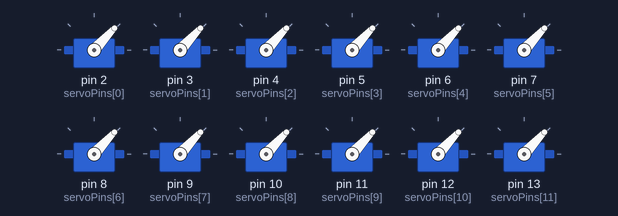
A sketch run on a simulated Arduino Mega 2560, built with avr-gcc and run on an emulated ATmega2560. On the bench: 12 × servo.

Above: at 0.05 s.
At 0.65 s:
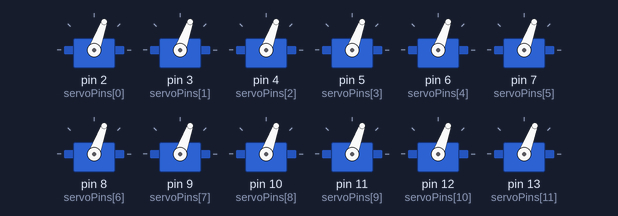
At 1.1 s:
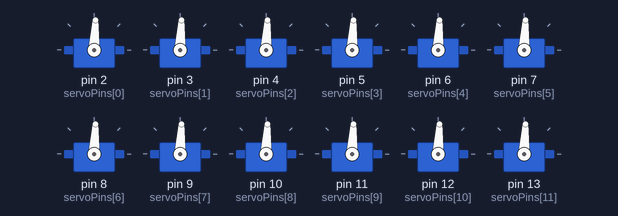
At 2.15 s:
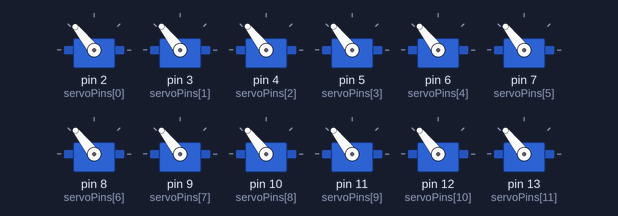
At 3.2 s:
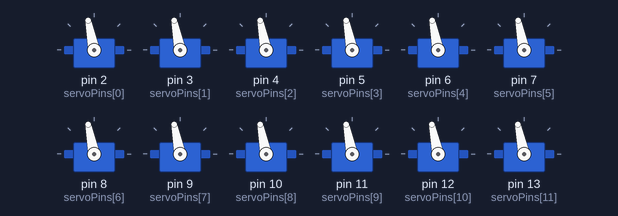
At 4.3 s:
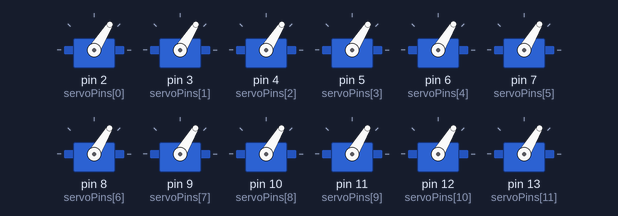
Timing chart, 0 to 6.1 s (numbered marks = the images above):
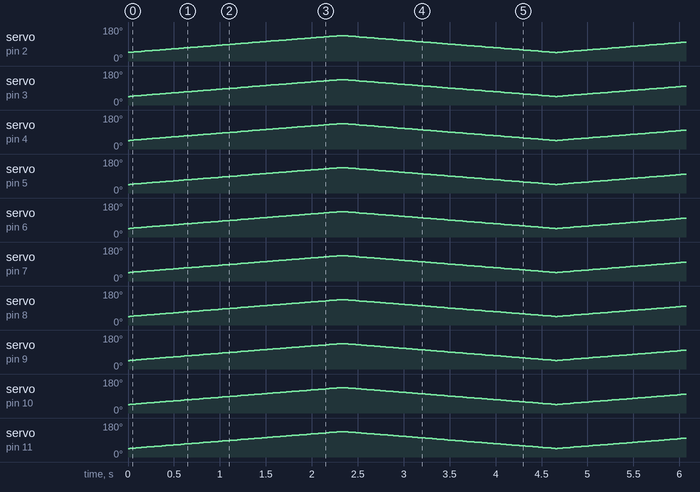

The sketch:

allSweep.ino
```cpp
/*
  SerialSweepN
  Reads serial data until the null byte and turns that data into servo movement for n servos

  Note: Change numServos to number of servos and set servoPins to correct pins
*/
#include <Servo.h>

//int servoPins[] = {2, 3, 4, 5, 6, 7, 8, 9, 10, 11, 12, 13, 14, 15, 16, 17, 18, 19, 20, 21, 22, 23, 24, 25};
int servoPins[] = {2, 3, 4, 5, 6, 7, 8, 9, 10, 11, 12, 13, 14,16, 19, 20, 21, 22, 23, 24, 25,26,27,28}; //servoArduino3
//int servoPins[] = {2, 3, 4, 5, 6, 7, 8, 9, 10, 11, 12, 13};
//int servoPins[] = {14, 16, 19, 20, 21, 22, 23, 24, 25,26,27,28};#servoArduino3
//int servoPins[] = {14, 15, 16, 17, 18, 19, 20, 21, 22, 23, 24, 25};


const int numServos = sizeof(servoPins)/sizeof(int);
Servo servos[numServos];
int myDelay = 1;

char serialData[numServos * 3];
char tempData[3];

void setup() {
  for (int i=0; i < numServos; i++) {
    servos[i].attach(servoPins[i]);
    servos[i].write(45);
  }
}

void loop() {
  int ang = 45;
  while(ang < 135){
    ang += 1;
    for (int i=0; i < numServos; i++) {
      servos[i].write(ang);
      delay(myDelay);
    }
  }
  while(ang > 45){
    ang -= 1;
    for (int i=0; i < numServos; i++) {
      servos[i].write(ang);
      delay(myDelay);
    }
  }
}
```
